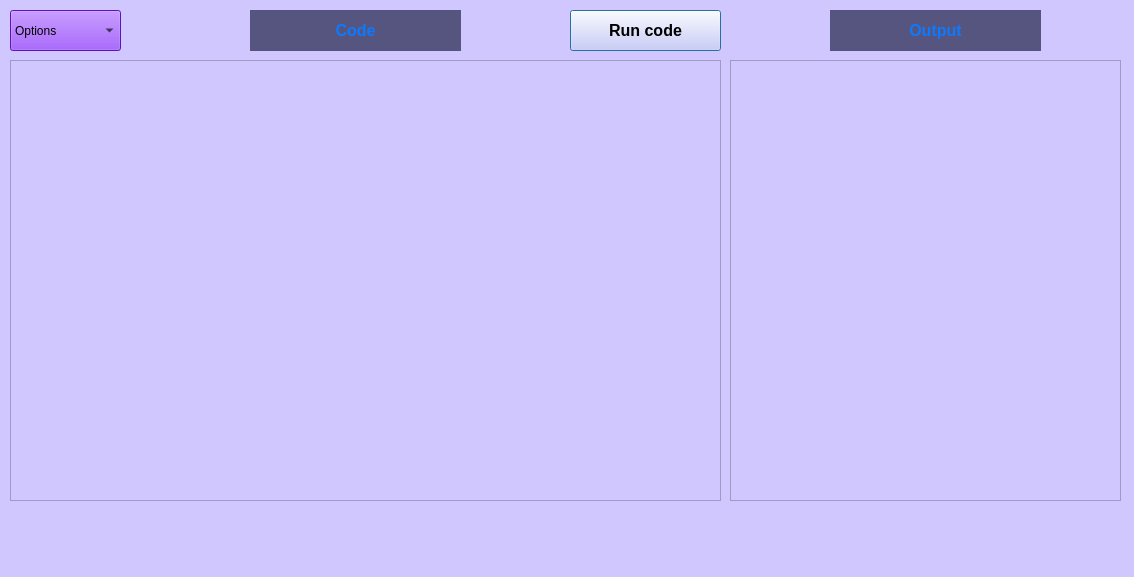
<?xml version="1.0" encoding="UTF-8"?>
<ui version="4.0">
 <class>CodeEditorkagsa</class>
 <widget class="QDialog" name="CodeEditorkagsa">
  <property name="geometry">
   <rect>
    <x>0</x>
    <y>0</y>
    <width>1134</width>
    <height>577</height>
   </rect>
  </property>
  <property name="windowTitle">
   <string>Dialog</string>
  </property>
  <property name="styleSheet">
   <string notr="true">
background-color: rgb(208, 199, 255);</string>
  </property>
  <widget class="QPushButton" name="pushButton">
   <property name="geometry">
    <rect>
     <x>570</x>
     <y>10</y>
     <width>151</width>
     <height>41</height>
    </rect>
   </property>
   <property name="minimumSize">
    <size>
     <width>141</width>
     <height>41</height>
    </size>
   </property>
   <property name="font">
    <font>
     <pointsize>12</pointsize>
     <weight>75</weight>
     <bold>true</bold>
    </font>
   </property>
   <property name="text">
    <string>Run code</string>
   </property>
  </widget>
  <widget class="QPlainTextEdit" name="plainTextEdit_2">
   <property name="geometry">
    <rect>
     <x>10</x>
     <y>60</y>
     <width>711</width>
     <height>441</height>
    </rect>
   </property>
  </widget>
  <widget class="QComboBox" name="comboBox">
   <property name="geometry">
    <rect>
     <x>10</x>
     <y>10</y>
     <width>111</width>
     <height>41</height>
    </rect>
   </property>
   <property name="styleSheet">
    <string notr="true">font: 12pt &quot;MS Shell Dlg 2&quot;;
background-color: rgb(130, 28, 255);</string>
   </property>
   <item>
    <property name="text">
     <string>Options</string>
    </property>
   </item>
   <item>
    <property name="text">
     <string>Open file</string>
    </property>
   </item>
   <item>
    <property name="text">
     <string>Save as</string>
    </property>
   </item>
   <item>
    <property name="text">
     <string>Save output</string>
    </property>
   </item>
  </widget>
  <widget class="QPlainTextEdit" name="plainTextEdit_3">
   <property name="geometry">
    <rect>
     <x>730</x>
     <y>60</y>
     <width>391</width>
     <height>441</height>
    </rect>
   </property>
  </widget>
  <widget class="QLabel" name="label">
   <property name="geometry">
    <rect>
     <x>250</x>
     <y>10</y>
     <width>211</width>
     <height>41</height>
    </rect>
   </property>
   <property name="styleSheet">
    <string notr="true">background-color: rgb(85, 85, 127);
font: 12pt &quot;MS Reference Sans Serif&quot;;</string>
   </property>
   <property name="text">
    <string>&lt;html&gt;&lt;head/&gt;&lt;body&gt;&lt;p align=&quot;center&quot;&gt;&lt;span style=&quot; font-size:12pt; font-weight:600; color:#0c79ff;&quot;&gt;Code&lt;/span&gt;&lt;/p&gt;&lt;/body&gt;&lt;/html&gt;</string>
   </property>
  </widget>
  <widget class="QLabel" name="label_2">
   <property name="geometry">
    <rect>
     <x>830</x>
     <y>10</y>
     <width>211</width>
     <height>41</height>
    </rect>
   </property>
   <property name="styleSheet">
    <string notr="true">background-color: rgb(85, 85, 127);
font: 12pt &quot;MS Reference Sans Serif&quot;;</string>
   </property>
   <property name="text">
    <string>&lt;html&gt;&lt;head/&gt;&lt;body&gt;&lt;p align=&quot;center&quot;&gt;&lt;span style=&quot; font-size:12pt; font-weight:600; color:#0c79ff;&quot;&gt;Output&lt;/span&gt;&lt;/p&gt;&lt;/body&gt;&lt;/html&gt;</string>
   </property>
  </widget>
 </widget>
 <resources/>
 <connections/>
</ui>
